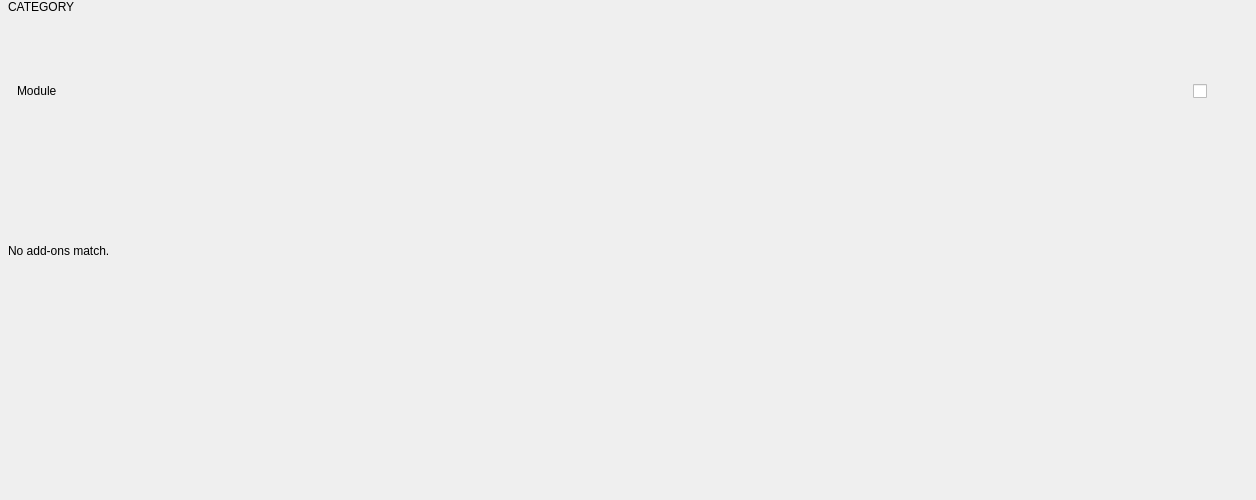
          <widget class="QWidget" name="modBody">
           <property name="geometry">
            <rect>
             <x>0</x>
             <y>0</y>
             <width>1256</width>
             <height>500</height>
            </rect>
           </property>
           <layout class="QVBoxLayout" name="modBodyLayout">
            <property name="spacing">
             <number>22</number>
            </property>
            <property name="leftMargin">
             <number>0</number>
            </property>
            <property name="topMargin">
             <number>0</number>
            </property>
            <property name="rightMargin">
             <number>0</number>
            </property>
            <property name="bottomMargin">
             <number>20</number>
            </property>
            <item>
             <widget class="QWidget" name="modGroups" native="true">
              <property name="list" stdset="0">
               <string>groups</string>
              </property>
              <layout class="QVBoxLayout" name="modGroupsLayout">
               <property name="spacing">
                <number>22</number>
               </property>
               <property name="leftMargin">
                <number>0</number>
               </property>
               <property name="topMargin">
                <number>0</number>
               </property>
               <property name="rightMargin">
                <number>0</number>
               </property>
               <property name="bottomMargin">
                <number>0</number>
               </property>
               <item>
                <widget class="QWidget" name="modGroup" native="true">
                 <property name="template" stdset="0">
                  <bool>true</bool>
                 </property>
                 <layout class="QVBoxLayout" name="modGroupLayout">
                  <property name="spacing">
                   <number>12</number>
                  </property>
                  <property name="leftMargin">
                   <number>0</number>
                  </property>
                  <property name="topMargin">
                   <number>0</number>
                  </property>
                  <property name="rightMargin">
                   <number>0</number>
                  </property>
                  <property name="bottomMargin">
                   <number>0</number>
                  </property>
                  <item>
                   <widget class="QLabel" name="modCategory">
                    <property name="text">
                     <string>CATEGORY</string>
                    </property>
                    <property name="indent">
                     <number>8</number>
                    </property>
                    <property name="role" stdset="0">
                     <string>heading</string>
                    </property>
                    <property name="letterSpacing" stdset="0">
                     <double>2.6</double>
                    </property>
                    <property name="bind" stdset="0">
                     <string>item.name.toUpperCase()</string>
                    </property>
                   </widget>
                  </item>
                  <item>
                   <widget class="QWidget" name="modCards" native="true">
                    <property name="list" stdset="0">
                     <string>item.mods</string>
                    </property>
                    <property name="cellWidth" stdset="0">
                     <number>384</number>
                    </property>
                    <layout class="QGridLayout" name="modCardsLayout">
                     <property name="horizontalSpacing">
                      <number>14</number>
                     </property>
                     <property name="verticalSpacing">
                      <number>14</number>
                     </property>
                     <property name="leftMargin">
                      <number>0</number>
                     </property>
                     <property name="topMargin">
                      <number>0</number>
                     </property>
                     <property name="rightMargin">
                      <number>0</number>
                     </property>
                     <property name="bottomMargin">
                      <number>0</number>
                     </property>
                     <item row="0" column="0">
                      <widget class="QFrame" name="modCard">
                       <property name="minimumSize">
                        <size>
                         <width>0</width>
                         <height>118</height>
                        </size>
                       </property>
                       <property name="maximumSize">
                        <size>
                         <width>16777215</width>
                         <height>118</height>
                        </size>
                       </property>
                       <property name="role" stdset="0">
                        <string>modCard</string>
                       </property>
                       <property name="template" stdset="0">
                        <bool>true</bool>
                       </property>
                       <property name="hover" stdset="0">
                        <bool>true</bool>
                       </property>
                       <property name="bind_on" stdset="0">
                        <string>item.active</string>
                       </property>
                       <layout class="QVBoxLayout" name="modCardLayout">
                        <property name="spacing">
                         <number>4</number>
                        </property>
                        <property name="leftMargin">
                         <number>17</number>
                        </property>
                        <property name="topMargin">
                         <number>13</number>
                        </property>
                        <property name="rightMargin">
                         <number>17</number>
                        </property>
                        <property name="bottomMargin">
                         <number>13</number>
                        </property>
                        <item>
                         <widget class="QWidget" name="modTop" native="true">
                          <layout class="QHBoxLayout" name="modTopLayout" stretch="1,0">
                           <property name="spacing">
                            <number>12</number>
                           </property>
                           <property name="leftMargin">
                            <number>0</number>
                           </property>
                           <property name="topMargin">
                            <number>0</number>
                           </property>
                           <property name="rightMargin">
                            <number>0</number>
                           </property>
                           <property name="bottomMargin">
                            <number>0</number>
                           </property>
                           <item>
                            <widget class="QLabel" name="modName">
                             <property name="text">
                              <string>Module</string>
                             </property>
                             <property name="role" stdset="0">
                              <string>cardTitle</string>
                             </property>
                             <property name="bind" stdset="0">
                              <string>item.name</string>
                             </property>
                             <property name="elide" stdset="0">
                              <bool>true</bool>
                             </property>
                            </widget>
                           </item>
                           <item>
                            <widget class="QCheckBox" name="modToggle">
                             <property name="focusPolicy">
                              <enum>Qt::FocusPolicy::NoFocus</enum>
                             </property>
                             <property name="cursor">
                              <cursorShape>PointingHandCursor</cursorShape>
                             </property>
                             <property name="minimumSize">
                              <size>
                               <width>46</width>
                               <height>26</height>
                              </size>
                             </property>
                             <property name="maximumSize">
                              <size>
                               <width>46</width>
                               <height>26</height>
                              </size>
                             </property>
                             <property name="role" stdset="0">
                              <string>toggle</string>
                             </property>
                             <property name="bind" stdset="0">
                              <string>item.active</string>
                             </property>
                             <property name="action" stdset="0">
                              <string>Launcher.setModuleActive(item.name, !item.active)</string>
                             </property>
                             <property name="enableIf" stdset="0">
                              <string>!item.locked</string>
                             </property>
                            </widget>
                           </item>
                          </layout>
                         </widget>
                        </item>
                        <item>
                         <widget class="QLabel" name="modInfoText">
                          <property name="wordWrap">
                           <bool>true</bool>
                          </property>
                          <property name="role" stdset="0">
                           <string>modInfo</string>
                          </property>
                          <property name="bind" stdset="0">
                           <string>item.locked ? 'Loaded from the command line; it can\'t be switched off here.' : (item.info || 'No description.')</string>
                          </property>
                          <property name="maxLines" stdset="0">
                           <number>3</number>
                          </property>
                          <property name="lineHeight" stdset="0">
                           <double>1.2</double>
                          </property>
                          <property name="bind_locked" stdset="0">
                           <string>item.locked</string>
                          </property>
                         </widget>
                        </item>
                        <item>
                         <spacer name="vSpacer_8">
                          <property name="orientation">
                           <enum>Qt::Orientation::Vertical</enum>
                          </property>
                          <property name="sizeHint" stdset="0">
                           <size>
                            <width>20</width>
                            <height>0</height>
                           </size>
                          </property>
                         </spacer>
                        </item>
                       </layout>
                      </widget>
                     </item>
                    </layout>
                   </widget>
                  </item>
                 </layout>
                </widget>
               </item>
              </layout>
             </widget>
            </item>
            <item>
             <widget class="QLabel" name="modEmpty">
              <property name="text">
               <string>No add-ons match.</string>
              </property>
              <property name="indent">
               <number>8</number>
              </property>
              <property name="role" stdset="0">
               <string>empty</string>
              </property>
              <property name="bind" stdset="0">
               <string>mods.length === 0 ? 'No plugin modules found in Modules/Plugin.' : 'No add-ons match.'</string>
              </property>
              <property name="showIf" stdset="0">
               <string>groups.length === 0</string>
              </property>
             </widget>
            </item>
            <item>
             <spacer name="vSpacer_9">
              <property name="orientation">
               <enum>Qt::Orientation::Vertical</enum>
              </property>
              <property name="sizeHint" stdset="0">
               <size>
                <width>20</width>
                <height>0</height>
               </size>
              </property>
             </spacer>
            </item>
           </layout>
          </widget>
